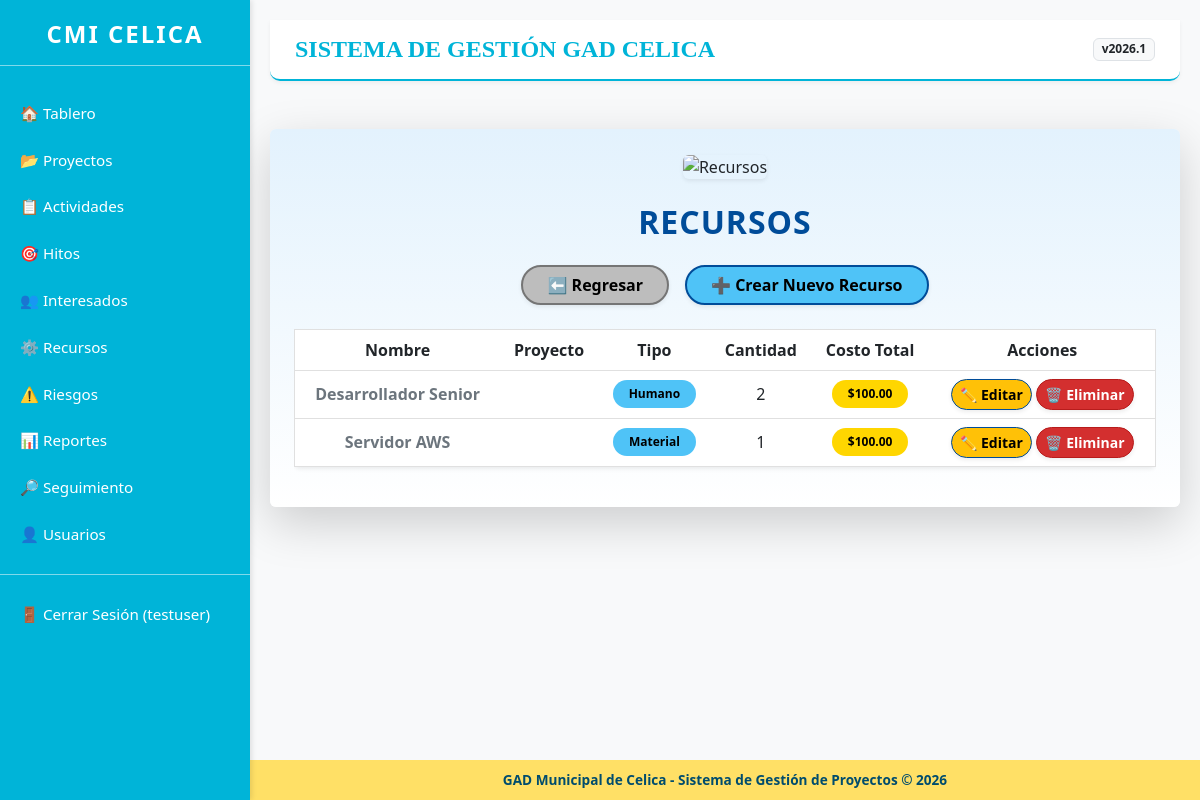
/resources/ (signed in), run on the app's committed database.
### resources/models.py (models this page shows, shortened)
class Resource(models.Model):
    TYPE_CHOICES = [
        ('human', 'Humano'),
        ('material', 'Material'),
        ('equipment', 'Equipo'),
        ('financial', 'Financiero'),
        ('other', 'Otro'),
    ]
    activity = models.ForeignKey(Activity, on_delete=models.CASCADE, null=True, blank=True, verbose_name='Actividad')
    name = models.CharField(max_length=200, verbose_name='Nombre')
    type = models.CharField(max_length=20, choices=TYPE_CHOICES, verbose_name='Tipo')
    quantity = models.PositiveIntegerField(verbose_name='Cantidad')
    cost_per_unit = models.DecimalField(max_digits=10, decimal_places=2, verbose_name='Costo por Unidad')
    total_cost = models.DecimalField(max_digits=10, decimal_places=2, editable=False, verbose_name='Costo Total')
    description = models.TextField(blank=True, verbose_name='Descripción')
    class Meta:
        verbose_name = 'Recurso'
        verbose_name_plural = 'Recursos'

### resources/views.py (the view)
# urls.py: path('', views.resource_list, name='resource_list'),
@login_required
def resource_list(request):
    resources = Resource.objects.filter(activity__project__created_by=request.user)
    return render(request, 'resources/resource_list.html', {'resources': resources})

### templates/resources/resource_list.html (shortened to what this page needs)
{% extends 'base.html' %}
{% load static %}
{% block content %}
<div class="container my-5 p-4 shadow-lg rounded"
     style="background:linear-gradient(180deg,#e3f2fd 0%,#fff 100%); font-family:'Segoe UI','Helvetica Neue',sans-serif;">
    <div class="text-center mb-4">
        <img src="{% static 'projects/images/resources_logo.png' %}"
             alt="Recursos"
             class="img-fluid rounded shadow-sm"
             style="max-height:120px;">
    </div>
    <h1 class="mb-4 fw-bold text-center"
        style="font-size:2rem; color:#004c99; letter-spacing:1px; text-transform:uppercase;">
        Recursos
    </h1>
    <div class="text-center mb-4 d-flex justify-content-center gap-3 flex-wrap">
        <a href="javascript:history.back()"
           class="btn fw-bold px-4 shadow-sm rounded-pill"
           style="background-color:#bdbdbd; color:#000; border:2px solid #757575;">
           ⬅️ Regresar
        </a>
        <a href="{% url 'resources:resource_create' %}"
           class="btn fw-bold px-4 shadow-sm rounded-pill"
           style="background-color:#4fc3f7; color:#000; border:2px solid #004c99;">
           ➕ Crear Nuevo Recurso
        </a>
    </div>
    <div class="table-responsive">
        <table class="table table-hover align-middle shadow-sm rounded text-center"
               style="border:1px solid #e0e0e0;">
            <thead style="background-color:#ffd600; color:#000; font-weight:700; font-size:1rem;">
                <tr>
                    <th>Nombre</th>
                    <th>Proyecto</th>
                    <th>Tipo</th>
                    <th>Cantidad</th>
                    <th>Costo Total</th>
                    <th>Acciones</th>
                </tr>
            </thead>
            <tbody>
                {% for resource in resources %}
                    <tr>
                        <td class="fw-semibold text-secondary">{{ resource.name }}</td>
                        <td>{{ resource.project.name }}</td>
                        <td>
                            <span class="badge px-3 py-2 rounded-pill" style="background-color:#4fc3f7; color:#000;">
                                {{ resource.get_type_display }}
                            </span>
                        </td>
                        <td>{{ resource.quantity }}</td>
                        <td>
                            <span class="badge px-3 py-2 rounded-pill" style="background-color:#ffd600; color:#000;">
                                ${{ resource.total_cost }}
                            </span>
                        </td>
                        <td>
                            <a href="{% url 'resources:resource_edit' resource.pk %}"
                               class="btn btn-sm fw-bold shadow-sm rounded-pill"
                               style="background-color:#ffc107; color:#000; border:1px solid #004c99;">
                                ✏️ Editar
                            </a>
                            <a href="{% url 'resources:resource_delete' resource.pk %}"
                               class="btn btn-sm fw-bold shadow-sm rounded-pill"
                               style="background-color:#d32f2f; color:#fff; border:1px solid #b71c1c;">
                                🗑️ Eliminar
                            </a>
                        </td>
                    </tr>
                {% empty %}
                    <tr>
                        <td colspan="6" class="text-secondary text-center py-3">
                            No hay recursos registrados aún.
                        </td>
                    </tr>
                {% endfor %}
            </tbody>
        </table>
    </div>
</div>
{% endblock %}

### templates/base.html (shortened to what this page needs)
<!DOCTYPE html>
<html lang="es">
<head>
    <link href="https://cdn.jsdelivr.net/npm/bootstrap@5.3.0/dist/css/bootstrap.min.css" rel="stylesheet">
    {% load static %}
</head>
<body>
    <div class="sidebar">
        <div class="text-center mb-4">
            <h4 class="fw-bold" style="letter-spacing: 2px;">CMI CELICA</h4>
            <hr style="background-color: white; opacity: 0.5;">
        </div>
        <a href="{% url 'dashboard' %}">🏠 Tablero</a>
        <a href="{% url 'project_list' %}">📂 Proyectos</a>
        <a href="{% url 'activity_list' %}">📋 Actividades</a>
        <a href="{% url 'milestone_list' %}">🎯 Hitos</a>
        <a href="{% url 'stakeholders:stakeholder_list' %}">👥 Interesados</a>
        <a href="{% url 'resources:resource_list' %}">⚙️ Recursos</a>
        <a href="{% url 'risks:risk_list' %}">⚠️ Riesgos</a>
        <a href="{% url 'reports:report_list' %}">📊 Reportes</a>
        <a href="{% url 'seguimiento_list' %}">🔎 Seguimiento</a>
        <a href="{% url 'user_list' %}">👤 Usuarios</a>
        {% if user.is_authenticated %}
            <hr style="background-color: white; opacity: 0.5;">
            <form method="post" action="{% url 'logout' %}">
                <button type="submit">🚪 Cerrar Sesión ({{ user.username }})</button>
            </form>
        {% else %}
            <a href="{% url 'login' %}">🔑 Iniciar Sesión</a>
        {% endif %}
    </div>
    <div class="content">
        <div class="header d-flex justify-content-between align-items-center">
            <h1>SISTEMA DE GESTIÓN GAD CELICA</h1>
            <span class="badge bg-light text-dark border">v2026.1</span>
        </div>
        {% block content %}{% endblock %}
    </div>
    <footer>
        <div>
            GAD Municipal de Celica - Sistema de Gestión de Proyectos © 2026
        </div>
    </footer>
</body>
</html>

### templates/base.html (style rules this page uses)
body { background-color: #f8f9fa; }
.sidebar { height: 100vh; background-color: #00b4d8; color: white; position: fixed; top: 0; left: 0; width: 250px; padding-top: 20px; box-shadow: 2px 0 5px rgba(0,0,0,0.1); z-index: 1000; }
.sidebar a, .sidebar button { color: white; text-decoration: none; display: block; padding: 12px 20px; border: none; background: none; text-align: left; width: 100%; transition: 0.3s; font-size: 0.95rem; }
.content { margin-left: 250px; padding: 20px 20px 80px 20px; min-height: 100vh; }
.header { background-color: #ffffff; padding: 15px 25px; border-bottom: 2px solid #00b4d8; margin-bottom: 20px; border-radius: 0 0 10px 10px; box-shadow: 0 2px 4px rgba(0,0,0,0.05); }
.header h1 { font-family: 'Georgia', serif; font-size: 24px; font-weight: bold; color: #00b4d8; margin: 0; }
footer { margin-left: 250px; background-color: #ffe066; color: #004c6d; text-align: center; padding: 10px; position: fixed; bottom: 0; width: calc(100% - 250px); font-weight: bold; font-size: 0.85rem; z-index: 999; }
.sidebar form { margin: 0; padding: 0; }

### data on the page
Resource: name "Desarrollador Senior", type "Humano", quantity "2", total_cost "100.00"
Resource: name "Servidor AWS", type "Material", quantity "1", total_cost "100.00"

### other printed values
{{ user.username }} "testuser"
